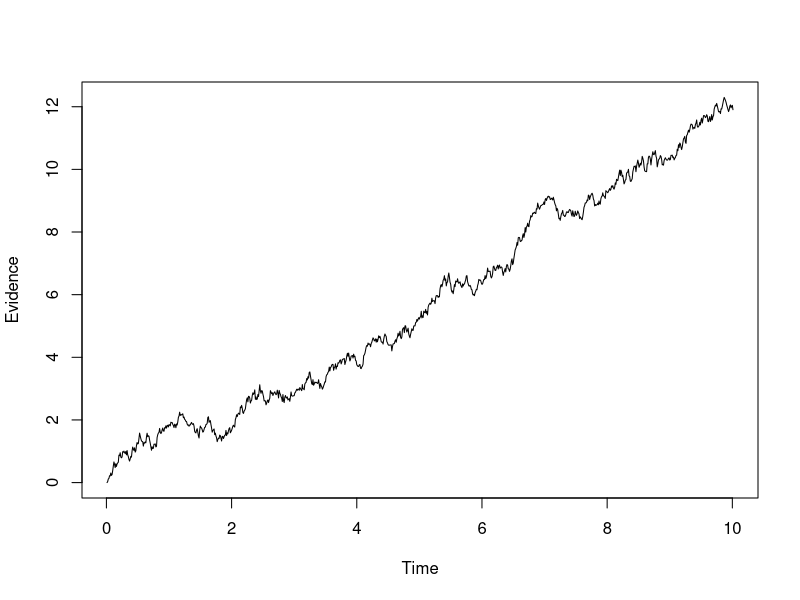
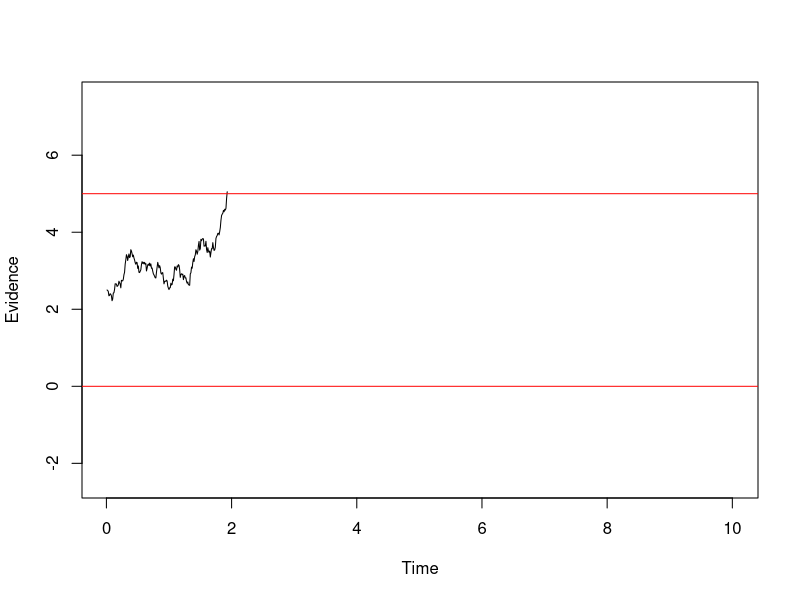

These charts were generated, in order, by the following R code:
# Step 1: Simulate a Diffusion Process 

simDiffusion=function(v,s,dt,maxiter) {
  
  x = rep(NA,maxiter+1)  # creates a vector to store the collected evidence for each time step
  
  x[1] = 0 # before the beginning of the accumulation process, no evidence is accumulated (can be interpreted as starting point)
  
  for (i in 1:maxiter) {# loops over each time step between 1, ..., maxiter
    
    x[i+1] = # to obtain the updated evidence at time i+1 ...
      x[i] + # we take the evidence accumulated until time i ...
      v*dt + # add new evidence according to the drift rate v (dt is a scaling parameter for the size of each time step)
      s*sqrt(dt)*rnorm(1) # scaled noise: s is the unscaled standard deviation
    
  }
  
  return(x)
}

# Simulation

# set parameters for simulation 
v=1 
s=1
dt=.01 # scales the time steps to small values (here: leads to a more continuous diffusion process; also helps with model fitting)
maxiter=1000

# simulate the data
tmp <- simDiffusion(v=v,s=s,dt=dt,maxiter=maxiter)

# plot results
plot(dt*1:(maxiter+1),tmp,xlab="Time",ylab="Evidence",type="l")
tmp[maxiter+1]


# Step 2: Simulate a Diffusion Process with Thresholds and a starting point 


simDiffusion=function(v,a,ter,z,s,dt,maxiter) {
  
  resp = -1 # - 1 is not associated to one of the two options - indicates that no decision is made yet
  rt = -1 # -1 is an impossible response time - also indicates that no decision is made yet
  
  x = rep(NA,maxiter+1)
  
  x[1] = z # z is the starting point
  
  for (i in 1:maxiter) {
    
    x[i+1] = x[i] + v*dt + s*sqrt(dt)*rnorm(1) # evidence accumulation
    
    if (x[i+1] > a) {# at each time step, check if evidence is hit/crossed upper threshold
      resp = 2 # if upper threshold is hit/crossed, choose option 2
      rt = ter + i*dt - dt/2 # calulate response time; ter is the non-decision time; i*dt is the decision time; dt/2 indicates that threshold could be crossed between 2 time points
      break # stops loop if threshold is crossed
    } 
    if (x[i+1] < 0) {
      resp = 1 # if lower threshold is hit/crossed, choose option 1
      rt = ter + i*dt - dt/2
      break
    }
  } # loop continues until threshold is crossed
  return(list(resp=resp,rt=rt,x=x))
}


# set parameters for simulation 
v=1
a=5 # threshold separation
ter=0.3
z=a/2 # no biased starting point
s=1
dt=0.01
maxiter=1000

# simulate data
tmp=simDiffusion(v=v,a=a,ter=ter,z=z,s=s,dt=dt,maxiter=maxiter)

# plot the results
plot(dt*1:(maxiter+1),tmp$x,xlab="Time",ylab="Evidence",type="l",ylim=c(-a/2,a+a/2))
abline(h=a,col="red")
abline(h=0,col="red")

cat("Response =",ifelse(tmp$resp==2,"Correct","Error"),"\n")
cat("Response Time =",tmp$rt,"\n")


